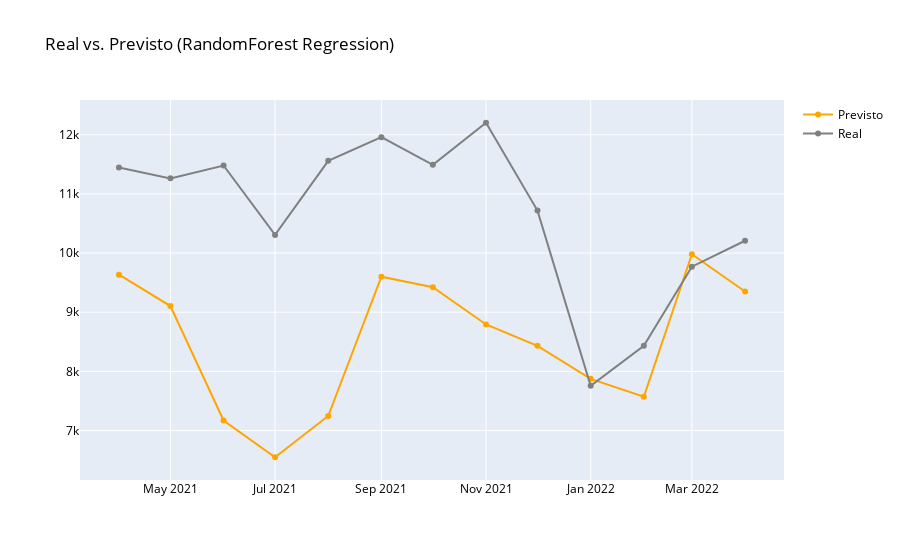

Notebook code cell kept with this figure:
### Code cell
fig = go.Figure(data=[
    go.Scatter(name='Previsto', x=df_r_teste['data'], y=pred_teste_ensemble_tuned, marker={'color': 'orange'}),
    go.Scatter(name='Real', x=df_r_teste['data'], y=y_r_teste, marker={'color': 'gray'})
    ])
fig.update_layout(font=dict(color='black'), title_text='Real vs. Previsto (RandomForest Regression)')
fig.show()

### Figure 1 — Plotly figure (JSON) as saved in the notebook; plotly's stock layout.template omitted (floating-point values rounded to 4 significant figures)
{"data": [{"marker": {"color": "orange"}, "name": "Previsto", "type": "scatter", "x": ["2021-04-01", "2021-05-01", "2021-06-01", "2021-07-01", "2021-08-01", "2021-09-01", "2021-10-01", "2021-11-01", "2021-12-01", "2022-01-01", "2022-02-01", "2022-03-01", "2022-04-01"], "y": [9635.0, 9105.0, 7169.0, 6549.0, 7246.0, 9600.0, 9421.0, 8793.0, 8432.0, 7874.0, 7572.0, 9980.0, 9350.0]}, {"marker": {"color": "gray"}, "name": "Real", "type": "scatter", "x": ["2021-04-01", "2021-05-01", "2021-06-01", "2021-07-01", "2021-08-01", "2021-09-01", "2021-10-01", "2021-11-01", "2021-12-01", "2022-01-01", "2022-02-01", "2022-03-01", "2022-04-01"], "y": [11447, 11263, 11480, 10307, 11559, 11959, 11491, 12203, 10718, 7757, 8433, 9770, 10208]}], "layout": {"font": {"color": "black"}, "title": {"text": "Real vs. Previsto (RandomForest Regression)"}}}
